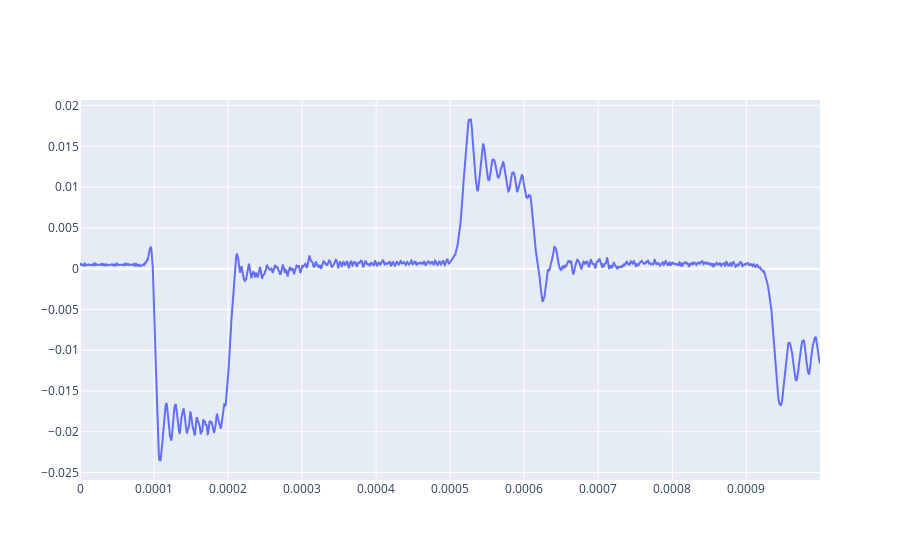

Notebook source saved alongside this figure:
### Code cell
fig1 = go.Figure()
fig1.add_trace(go.Scatter(x = np.arange(len(res))/sr, y = res))
fig1.show()

### Figure 1 — Plotly figure (JSON) as saved in the notebook; plotly's stock layout.template omitted (floating-point values rounded to 4 significant figures; data arrays with more than 128 entries replaced by an {"elided": "..."} marker saying what was removed)
{"data": [{"type": "scatter", "x": {"elided": "2000 float values"}, "y": {"elided": "2000 float values"}}], "layout": {}}
